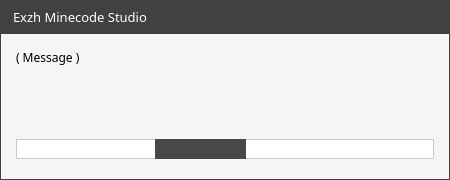
<?xml version="1.0" encoding="UTF-8"?>
<ui version="4.0">
 <class>mcBusyWindow</class>
 <widget class="QWidget" name="mcBusyWindow">
  <property name="geometry">
   <rect>
    <x>0</x>
    <y>0</y>
    <width>450</width>
    <height>180</height>
   </rect>
  </property>
  <property name="windowTitle">
   <string>Form</string>
  </property>
  <property name="styleSheet">
   <string notr="true">background-color: rgb(65, 65, 65);</string>
  </property>
  <layout class="QVBoxLayout" name="verticalLayout">
   <property name="spacing">
    <number>0</number>
   </property>
   <property name="leftMargin">
    <number>1</number>
   </property>
   <property name="topMargin">
    <number>0</number>
   </property>
   <property name="rightMargin">
    <number>1</number>
   </property>
   <property name="bottomMargin">
    <number>1</number>
   </property>
   <item>
    <widget class="QWidget" name="titleBar" native="true">
     <property name="styleSheet">
      <string notr="true">background-color: rgb(65, 65, 65);</string>
     </property>
     <layout class="QHBoxLayout" name="horizontalLayout">
      <property name="leftMargin">
       <number>12</number>
      </property>
      <property name="topMargin">
       <number>8</number>
      </property>
      <property name="bottomMargin">
       <number>8</number>
      </property>
      <item>
       <widget class="QLabel" name="titleDisplay">
        <property name="font">
         <font>
          <family>方正黑体简体</family>
          <pointsize>10</pointsize>
         </font>
        </property>
        <property name="styleSheet">
         <string notr="true">color: rgb(255, 255, 255);</string>
        </property>
        <property name="text">
         <string>Exzh Minecode Studio</string>
        </property>
       </widget>
      </item>
     </layout>
    </widget>
   </item>
   <item>
    <widget class="QWidget" name="clientArea" native="true">
     <property name="sizePolicy">
      <sizepolicy hsizetype="Preferred" vsizetype="Preferred">
       <horstretch>0</horstretch>
       <verstretch>9</verstretch>
      </sizepolicy>
     </property>
     <property name="styleSheet">
      <string notr="true">background-color: rgb(245, 245, 245);</string>
     </property>
     <layout class="QVBoxLayout" name="verticalLayout_2">
      <property name="leftMargin">
       <number>15</number>
      </property>
      <property name="topMargin">
       <number>15</number>
      </property>
      <property name="rightMargin">
       <number>15</number>
      </property>
      <property name="bottomMargin">
       <number>20</number>
      </property>
      <item>
       <widget class="QLabel" name="messageDisplay">
        <property name="font">
         <font>
          <family>方正黑体简体</family>
         </font>
        </property>
        <property name="text">
         <string notr="true">( Message )</string>
        </property>
        <property name="alignment">
         <set>Qt::AlignLeading|Qt::AlignLeft|Qt::AlignTop</set>
        </property>
       </widget>
      </item>
      <item>
       <widget class="QWidget" name="marqueeProgressBarContainer" native="true">
        <property name="minimumSize">
         <size>
          <width>0</width>
          <height>20</height>
         </size>
        </property>
        <property name="maximumSize">
         <size>
          <width>16777215</width>
          <height>20</height>
         </size>
        </property>
        <property name="styleSheet">
         <string notr="true">background-color: rgb(255, 255, 255);
border: 1px solid rgb(200, 200, 200);</string>
        </property>
        <widget class="QWidget" name="marqueeProgressBar" native="true">
         <property name="geometry">
          <rect>
           <x>139</x>
           <y>0</y>
           <width>91</width>
           <height>20</height>
          </rect>
         </property>
         <property name="styleSheet">
          <string notr="true">border: 0px;
background-color: rgb(72, 72, 72);</string>
         </property>
        </widget>
       </widget>
      </item>
     </layout>
    </widget>
   </item>
  </layout>
 </widget>
 <resources/>
 <connections/>
</ui>
